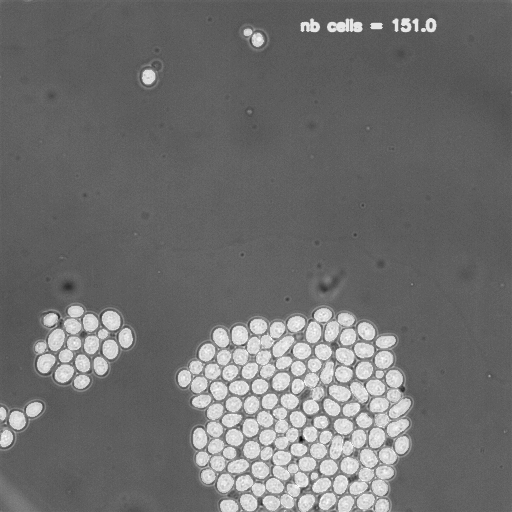
#> input picture 04-Tools/unet/test_code/thresh_150_exp94_BF_f0007_frame124.png, 512 x 512 px
$ jupyter execute 'pb of shift between predict and mask.ipynb'   (shell and % lines are left out)
#> lines starting #> are read from the running program, lines starting #| are printed output that depends on the picture; after the words box and inside, x2 and y2 are one past the last pixel; in counts of white or black regions, pixels touching at a corner belong together
[cell 1]
import os
from time import time
import shutil as sh
##
import numpy as np
##
from matplotlib import pyplot as plt
import cv2

[cell 2]
#name_img = 'ep5_div3_exp94_BF_f0007_frame28.png' # not well separated cells
name_img = 'thresh_150_exp94_BF_f0007_frame124.png'
img_orig = cv2.imread(name_img)
#> img_orig is the input picture: shape (512, 512, 3); min 2, max 255, mean 110.8
img = cv2.cvtColor(img_orig, cv2.COLOR_BGR2GRAY)

[cell 3]
ret, thresh = cv2.threshold(img, 180, 255, 0)
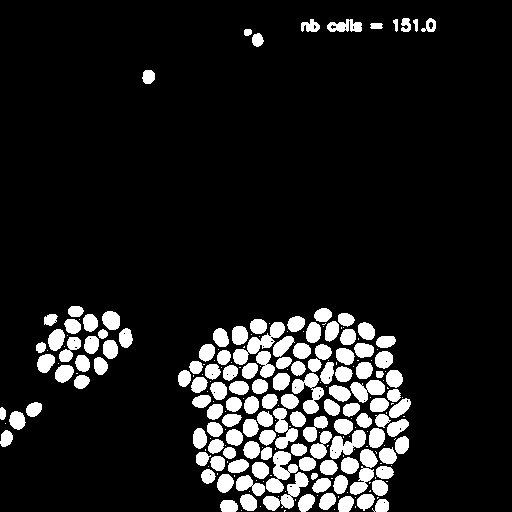
#> thresh: shape (512, 512); 11.3% white; 234 white regions (100 under 20 px), largest, box (x1, y1, x2, y2) and area: (233, 322, 285, 365) 713, (266, 451, 298, 493) 670, (263, 472, 309, 511) 639

[cell 4]
sk = 3
#kernel = np.ones((ksize,ksize), np.uint8)
kernel = cv2.getStructuringElement( cv2.MORPH_ELLIPSE, (sk,sk) )
for i in range(5):
    thresh = cv2.erode(thresh, kernel, iterations=2)
    thresh = cv2.dilate(thresh, kernel, iterations=2)
#> this loop made 5 passes
#> pass 1, `thresh = cv2.erode(thresh, kernel, iterations=2)`:
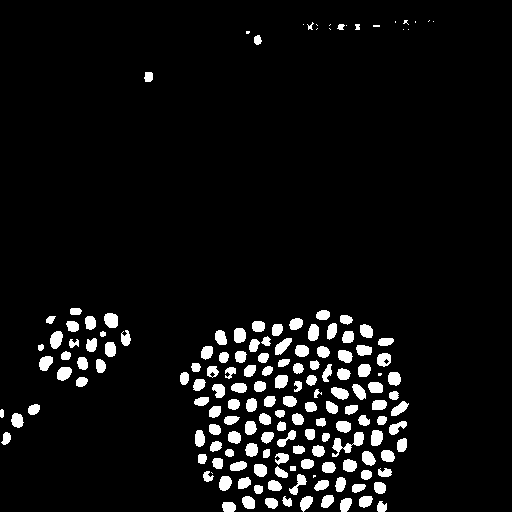
#> thresh: shape (512, 512); 6.3% white; 165 white regions (18 under 20 px), largest, box (x1, y1, x2, y2) and area: (332, 432, 364, 457) 303, (104, 313, 118, 328) 177, (50, 331, 63, 349) 176
#> pass 1, `thresh = cv2.dilate(thresh, kernel, iterations=2)`:
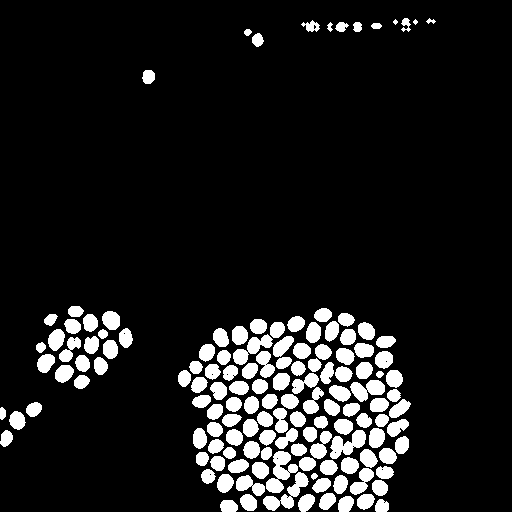
#> thresh: shape (512, 512); 11% white; 140 white regions (2 under 20 px)

[cell 5]
cv2.imshow('blabla',thresh)
contours, hierarchy = cv2.findContours(thresh, cv2.RETR_TREE, cv2.CHAIN_APPROX_SIMPLE)[-2:]
#> contours = 161 contours, 23 with area under 20; largest, box (x1, y1, x2, y2) and area: (266, 451, 298, 493) 590, (263, 472, 309, 511) 538, (330, 430, 366, 459) 492, (233, 334, 273, 365) 444, (350, 380, 385, 402) 419
#cv2.drawContours( img_orig, contours, -1, (0,255,255), -1 )
print(len(contours))
#| 161
num_cntr = 20

[cell 6]
cv2.drawContours( img_orig, [contours[num_cntr]], -1, (0, 255, 255), -1 ) # fill contour
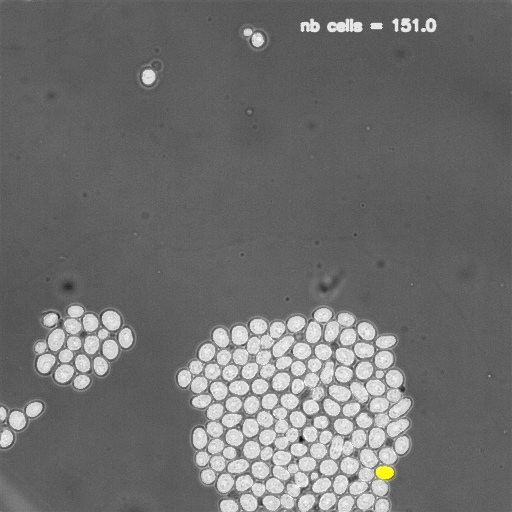
#> img_orig: shape (512, 512, 3); 0.07% of pixels changed, all inside (x1, y1, x2, y2) = (376, 466, 394, 479)
cv2.imwrite('image.png',img_orig)
#> Out = True

$ run again, with 04-Tools/unet/test_code/ep5_div3_exp94_BF_f0007_frame28.png copied over 04-Tools/unet/test_code/thresh_150_exp94_BF_f0007_frame124.png
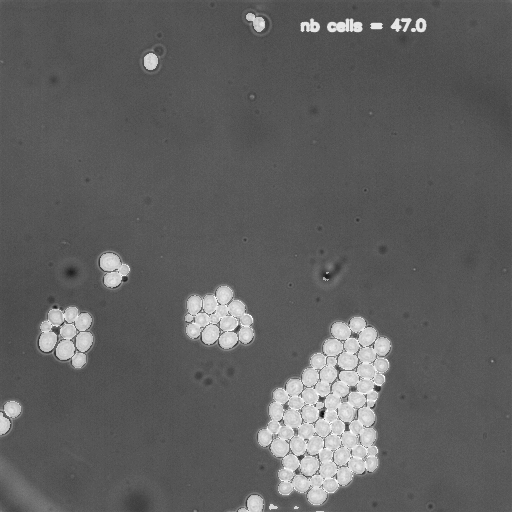
#> input picture 04-Tools/unet/test_code/ep5_div3_exp94_BF_f0007_frame28.png, 512 x 512 px
#> img_orig is the input picture: shape (512, 512, 3); min 7, max 255, mean 95.8
#> `ret, thresh = cv2.threshold(img, 180, 255, 0)`:
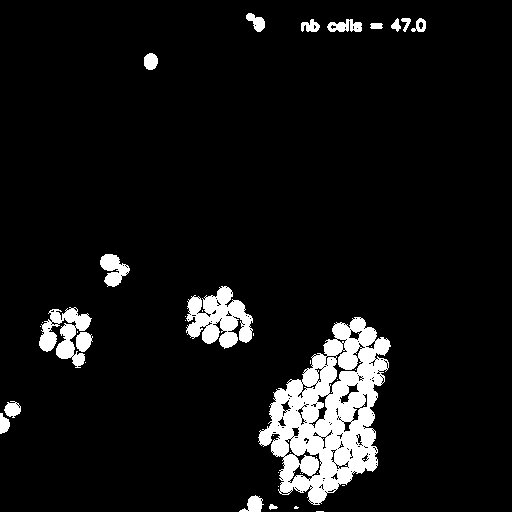
#> thresh: shape (512, 512); 7.4% white; 41 white regions (24 under 20 px), largest, box (x1, y1, x2, y2) and area: (258, 317, 391, 505) 12747, (186, 286, 253, 349) 2512, (39, 307, 92, 368) 1533
#> the loop `for i in range(5):` made 5 passes
#> pass 1, `thresh = cv2.dilate(thresh, kernel, iterations=2)`:
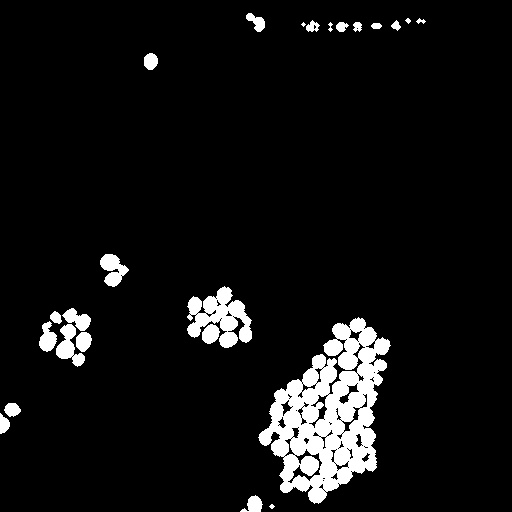
#> thresh: shape (512, 512); 6.9% white; 24 white regions (2 under 20 px)
#> contours = 129 contours, 79 with area under 20; largest, box (x1, y1, x2, y2) and area: (258, 317, 391, 504) 13371, (187, 286, 252, 348) 1992, (56, 324, 85, 367) 537, (100, 254, 129, 287) 496, (287, 448, 323, 484) 339
#| 129
#> img_orig: shape (512, 512, 3); under 0.01% of pixels changed, all inside (x1, y1, x2, y2) = (336, 469, 339, 472)
#> Out = True
